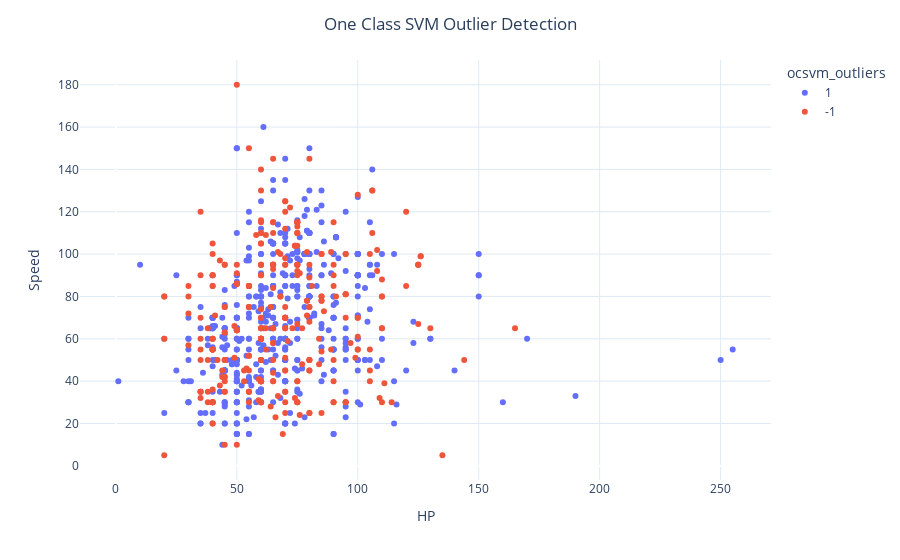

Notebook cell for this chart:
### Code cell
fig = px.scatter(data, x=x1, y=x2, color="ocsvm_outliers", hover_name='Name')
fig.update_layout(title='One Class SVM Outlier Detection', title_x=0.5,yaxis=dict(gridcolor = '#DFEAF4'), xaxis=dict(gridcolor = '#DFEAF4'), plot_bgcolor='white')
fig.show()

### Figure 1 — Plotly figure (JSON) as saved in the notebook; plotly's stock layout.template omitted (floating-point values rounded to 4 significant figures; data arrays with more than 128 entries replaced by an {"elided": "..."} marker saying what was removed)
{"data": [{"hovertemplate": "ocsvm_outliers=1<br>HP=%{x}<br>Speed=%{y}<extra></extra>", "legendgroup": "1", "marker": {"color": "#636efa", "symbol": "circle"}, "mode": "markers", "name": "1", "orientation": "v", "showlegend": true, "type": "scatter", "x": {"elided": "483 int values"}, "xaxis": "x", "y": {"elided": "483 int values"}, "yaxis": "y"}, {"hovertemplate": "ocsvm_outliers=-1<br>HP=%{x}<br>Speed=%{y}<extra></extra>", "legendgroup": "-1", "marker": {"color": "#EF553B", "symbol": "circle"}, "mode": "markers", "name": "-1", "orientation": "v", "showlegend": true, "type": "scatter", "x": {"elided": "317 int values"}, "xaxis": "x", "y": {"elided": "317 int values"}, "yaxis": "y"}], "layout": {"legend": {"title": {"text": "ocsvm_outliers"}, "tracegroupgap": 0}, "margin": {"t": 60}, "plot_bgcolor": "white", "title": {"text": "One Class SVM Outlier Detection", "x": 0.5}, "xaxis": {"anchor": "y", "domain": [0, 1], "gridcolor": "#DFEAF4", "title": {"text": "HP"}}, "yaxis": {"anchor": "x", "domain": [0, 1], "gridcolor": "#DFEAF4", "title": {"text": "Speed"}}}}
